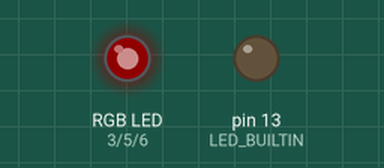
Bench run of a sketch on a simulated Arduino Uno, built with avr-gcc and run on an emulated ATmega328P. Parts: an RGB LED mixed from three pins (HIGH = lit), output pins drawn as LEDs (lit = HIGH). Dim RGB values are drawn brighter than linear.

Above: at 0.05 s.
At 0.7 s:
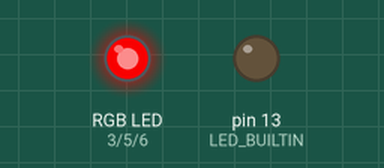
At 1.35 s:
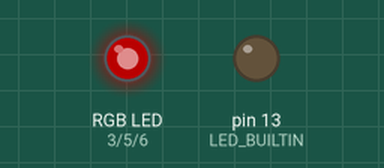
At 2.95 s:
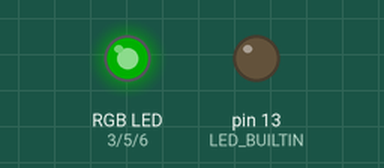
At 4.5 s:
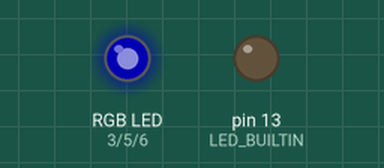
At 6.05 s:
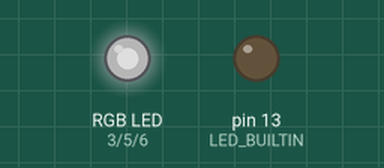
Timing chart, 0 to 8.1 s (numbered marks = the images above):
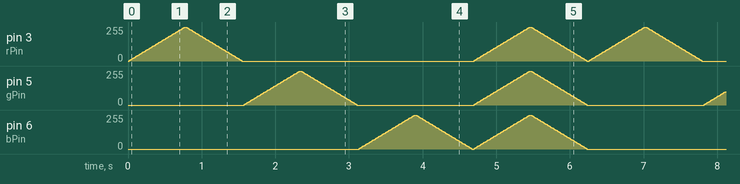

Measured:
- by itself, pin 3 (rPin), pin 6 (bPin): moves between 0/255 and 255/255, repeating every 6.2 s

The sketch:

linduino.ino
```cpp
// These are the pins for the PWM output for each
// LED colour. Must use the PWM pins on the board.
// eg. For the UNO:
// https://store.arduino.cc/products/arduino-uno-rev3
int rPin = 3;
int gPin = 5;
int bPin = 6;

void setup() {
  // Turn off builtin LED
  pinMode(LED_BUILTIN, OUTPUT);
  digitalWrite(LED_BUILTIN, LOW);
}

// Very basic RGB animation example.
// See https://arduinogetstarted.com/tutorials/arduino-rgb-led
// for more info.
void loop() {

  // Red up and down
  for (int fadeValue = 0 ; fadeValue <= 255; fadeValue += 5) {
    analogWrite(rPin, fadeValue);
    delay(15);
  }
  for (int fadeValue = 255 ; fadeValue >= 0; fadeValue -= 5) {
    analogWrite(rPin, fadeValue);
    delay(15);
  }

  // Green up and down
  for (int fadeValue = 0 ; fadeValue <= 255; fadeValue += 5) {
    analogWrite(gPin, fadeValue);
    delay(15);
  }
  for (int fadeValue = 255 ; fadeValue >= 0; fadeValue -= 5) {
    analogWrite(gPin, fadeValue);
    delay(15);
  }

  // Blue up and down
  for (int fadeValue = 0 ; fadeValue <= 255; fadeValue += 5) {
    analogWrite(bPin, fadeValue);
    delay(15);
  }
  for (int fadeValue = 255 ; fadeValue >= 0; fadeValue -= 5) {
    analogWrite(bPin, fadeValue);
    delay(15);
  }

  // All up and down
  for (int fadeValue = 0 ; fadeValue <= 255; fadeValue += 5) {
    analogWrite(rPin, fadeValue);
    analogWrite(gPin, fadeValue);
    analogWrite(bPin, fadeValue);
    delay(15);
  }
  for (int fadeValue = 255 ; fadeValue >= 0; fadeValue -= 5) {
    analogWrite(rPin, fadeValue);
    analogWrite(gPin, fadeValue);
    analogWrite(bPin, fadeValue);
    delay(15);
  }
}
```
